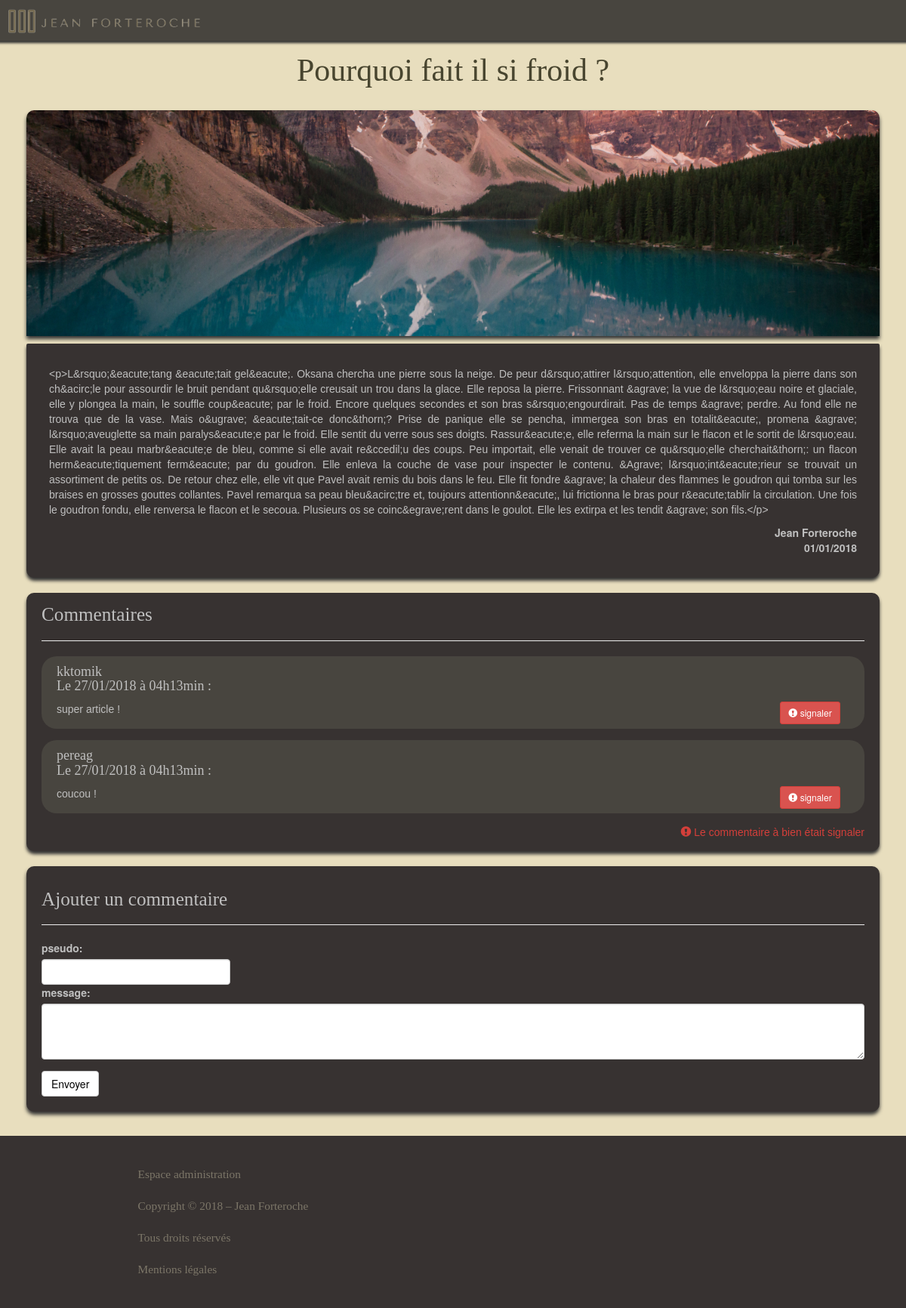
Before: /index.php?action=postView&id=1&report=true with the older database file.
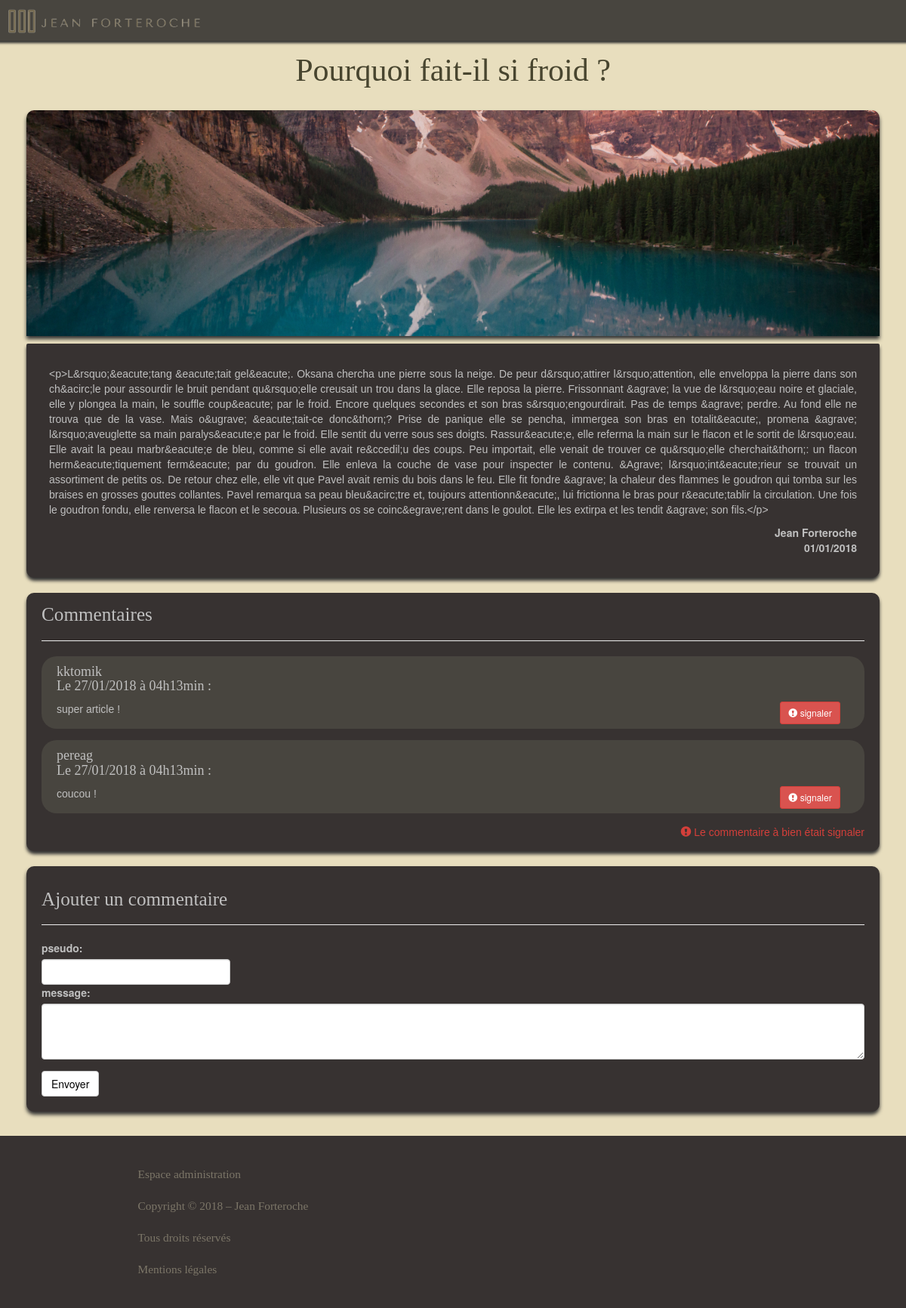
After: the same page with the newer database file.
### tables this page shows
CREATE TABLE IF NOT EXISTS `posts` (
  `id` int(11) NOT NULL AUTO_INCREMENT,
  `title` varchar(255) NOT NULL,
  `content` text NOT NULL,
  `datePost` datetime NOT NULL,
  PRIMARY KEY (`id`)
);

### src/controler/frontend/FrontendController.php (called while the page is built, shortened)
<?php
require_once('src/model/PostManager.php');
require_once('src/model/CommentManager.php');
class frontendController
{
	 public function postViewReport()
	{
		$postManager = new PostManager();
		$commentManager = new CommentManager();
		$post = $postManager->getPost($_GET['id']);
		$comments = $commentManager->getComments($_GET['id']);
		require('src/view/frontend/postViewReport.php');
	}
}

### src/model/PostManager.php (called while the page is built, shortened)
<?php
class PostManager extends Manager
{
    public function getPost($id)
    {
    	$db = $this->dbConnect();
        $req = $db->prepare('SELECT id, title, content, DATE_FORMAT(datePost, \'%d/%m/%Y\') AS datePost_fr FROM posts WHERE id = ?');
        $req->execute(array($id));
        $post = $req->fetch();
        return $post;
	}
}

### src/model/CommentManager.php (called while the page is built, shortened)
<?php
class CommentManager extends Manager
{
	public function getComments($postId)
	{
		$db = $this->dbConnect();
        $req = $db->prepare('SELECT id, pseudo, id_post, content, DATE_FORMAT(date_comment, \'%d/%m/%Y à %Hh%imin\') AS dateComment_fr FROM comments WHERE id_post = ? ORDER BY date_comment DESC');
        $req->execute(array($postId));
        return $req;
	}
}

### src/view/frontend/postViewReport.php (the view, shortened to what this page needs)
<?php require('./src/view/header.php'); ?>
<div class="container">
	<section>
		<div class="post">
			<h1><?= htmlspecialchars($post['title'])?></h1>
			<img src="public/picture/alaska_banner.jpg" class="alaska_banner">
			<div class="article_post">
				<p><?= htmlspecialchars($post['content'])?></p>
				<ul class="list-unstyled col-lg-offset-10">
					<li>Jean Forteroche</li>
					<li><?= $post['datePost_fr']?></li>
				</ul>
			</div>
		</div>
		<br>
		<div class="comments">
			<h2>Commentaires</h2>
			<hr>
			<?php while ($data = $comments->fetch())
			{ ?>
				<div class="comment">
					<div class="row">
						<h4 class="col-lg-10"><?= htmlspecialchars($data['pseudo']) ?><br>Le <?= $data['dateComment_fr'] ?> :</h4>
					</div>
					<div class="row">
						<p class="col-lg-10 col-sm-10 col-xs-8 "><?= htmlspecialchars($data['content']) ?></p>
						<div class="col-lg-2">
							<div class="button_report">
								<a href="index.php?action=reportComment&amp;id=<?= $data['id'] ?>&amp;postid=<?= $data['id_post'] ?>" class="btn btn-sm btn-danger"><span class="glyphicon glyphicon-exclamation-sign"></span> signaler</a>
							</div>
						</div>
					</div>
				</div>
			<?php } $comments->closeCursor(); ?>
			<p class="comment_report"><span class="glyphicon glyphicon-exclamation-sign"></span> Le commentaire à bien était signaler</p>
		</div>
		<form action="index.php?action=addCommentView&amp;id=<?= $post['id'] ?>" method="post" class="add_comment">
			<div class="row">
				<div class="col-lg-12">
					<br>
				<div class="form">
					<h2>Ajouter un commentaire</h2>
					<hr>
					<div class="form-group">
						<div class="row">
				      		<div class="col-lg-3">
					      		<label for="pseudo">pseudo: </label>
					     		<input id="pseudo" type="text" name="pseudo" class="form-control";>
					     	</div>
					     </div>
					     <div class="row">
					     	<div class="col-lg-12">
					     		<label for="content">message: </label>
					     		<textarea id="content" type="text" name="content" rows="3" class="form-control";></textarea>
					     	</div>
					     </div>
			   		</div>
			   		<button  class="btn btn-default" type="submit">Envoyer</button>
					</div>
				</div>
			</div>
		</form>
	</section>
</div>
<?php require('./src/view/footer.php'); ?>
<?php require('./src/view/template.php'); ?>

Changed rows visible on the page:
changed posts: title "Pourquoi fait il si froid ?" → "Pourquoi fait-il si froid ?"
